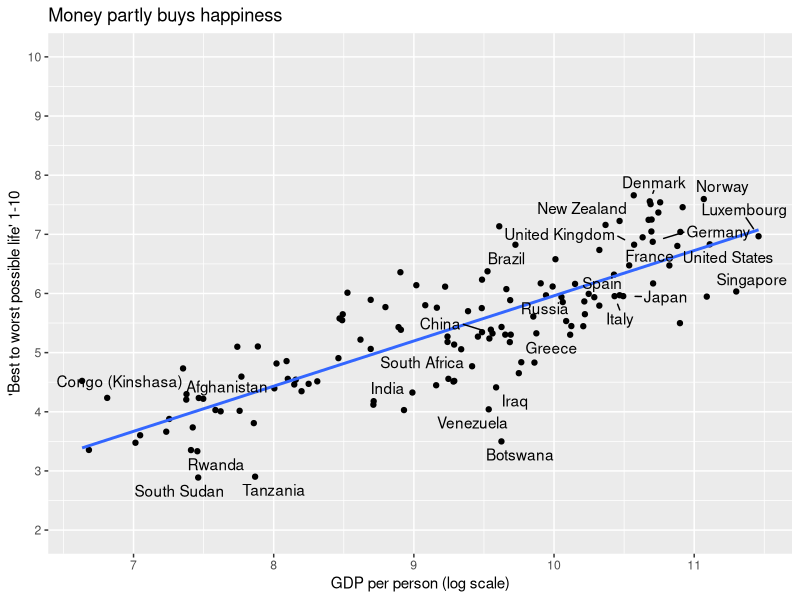
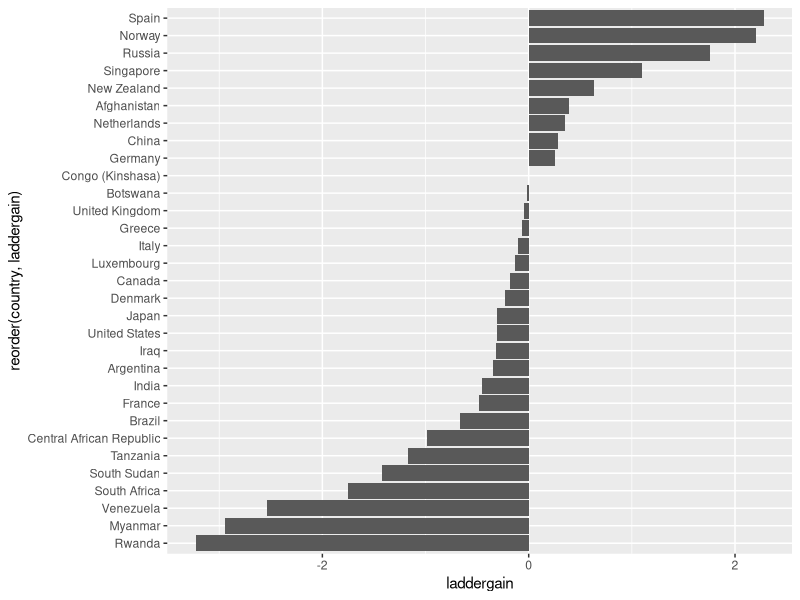

Recreate these plots in R, in order.
## ---- chunk 1
# Packages required - some not used in current version but I expect to use them soon.
library(dplyr)
library(ggrepel)
library(ggplot2)
library(gtable)
library(grid)
library(gridExtra)
library(png)
library(jpeg)
library(gganimate)

# Read the 2017 dataset, saved from Excel as .csv
data.df <- read.csv("data/online+data+chapter+2+whr+2017.csv", stringsAsFactors=FALSE)

# Too many countries to put all their names on the plot, so here is a subset whose names will be plotted
named_countries <- c("Afghanistan","Congo","Sudan","Myanmar","Iraq","Venezuela","Denmark",
                     "India","Russia","Argentina","Greece","Brazil","China","Italy", "Congo (Kinshasa)", "Tanzania",
                     "South Africa","Rwanda", "Bhutan","Botswana","Netherlands","Syria","Central African Republic","South Sudan",
                     "Spain","France", "Barbados","Japan","Germany","Qatar","Luxembourg",
                     "Norway","Singapore","New Zealand","United States", "United Kingdom","Canada")
named_country.df <- subset(data.df,country %in% named_countries)
data.df <- transform(data.df, PrintCountry = ifelse(country %in% named_countries, country, "")) # separate column for named countries only
ggplot(filter(data.df,year == 2016 & !is.na(Log.GDP.per.capita)),aes(y=Life.Ladder,x=Log.GDP.per.capita)) +
  labs(title="Money partly buys happiness") +
  scale_x_continuous(name="GDP per person (log scale)",breaks=seq(0,12,1)) + # various labels
  scale_y_continuous(name="'Best to worst possible life' 1-10",breaks=seq(2,10,1), limits=c(2, 10)) +
  geom_point() +
  geom_smooth(method=lm, se=FALSE) + # Add linear regression line
  # Use "text_repel" to add names of selected countries but if they overlap, offset them a bit until they don't
  geom_text_repel(aes(label=PrintCountry), min.segment.length = unit(0, "lines"), 
                  point.padding = unit(1,"lines"))

## ---- chunk 2
named_country_2016.df <- filter(data.df,PrintCountry != "" & year == 2016)
named_country_2011.df <- filter(data.df,PrintCountry != "" & year == 2011)
named_country_2016.df$laddergain <- 
  named_country_2016.df$Life.Ladder - named_country_2011.df$Life.Ladder
ggplot(named_country_2016.df, aes(x = reorder(country, laddergain), y = laddergain)) + 
  geom_bar(stat = "identity") + coord_flip()
   

                
